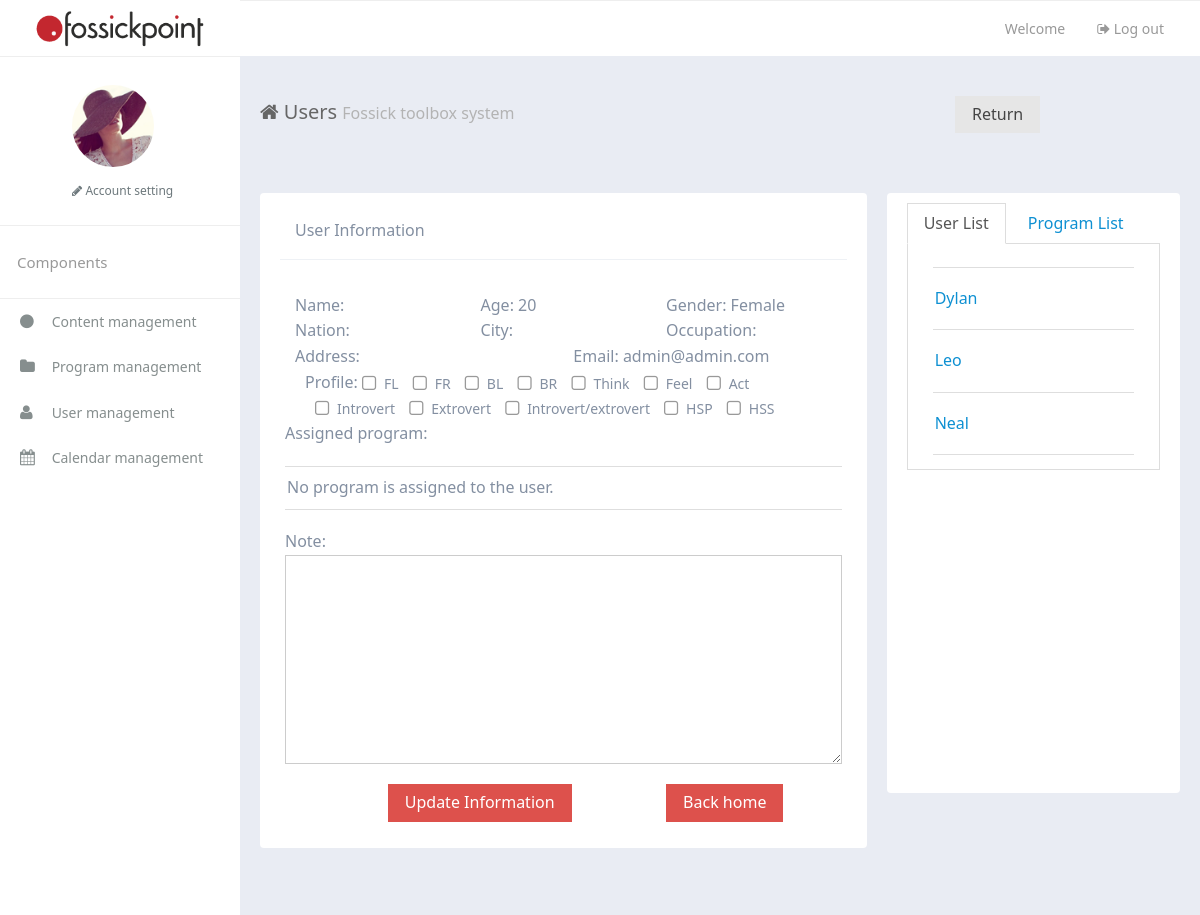
The page /toolbox/user/7/ (signed in) on the database its author committed.
### toolbox/models.py (models this page shows, shortened)
class PersonalInfo(models.Model):
    user = models.ForeignKey(User)
    gender = models.IntegerField(default=0)  #0:male 1:female
    age = models.IntegerField(default=20)
    hobby = models.CharField(max_length=100)
    email = models.EmailField()
    name = models.CharField(max_length=100,default='')
    note = models.CharField(max_length=300,null=True, blank=True)
    nation = models.CharField(max_length=100,null=True, blank=True)
    city = models.CharField(max_length=100,null=True, blank=True)
    occupation = models.CharField(max_length=100,null=True, blank=True)
    address = models.CharField(max_length=200,null=True, blank=True)
    programs = models.ManyToManyField(Program)
    profile = models.ManyToManyField(Profile)

### toolbox/views.py (the view, shortened to what this page needs)
# urls.py: url(r'^user/(?P<userID>[0-9]+)/$', views.user, name="user"),
def user(request,userID=1):
    if 'uuid' in request.session:
        personalInfo = PersonalInfo.objects.get(id=userID)
        studentList = PersonalInfo.objects.filter(user__userType=1)
        programs = personalInfo.programs.all()
        programNameList = []
        for program in programs:
            programNameList.append(program.name)
        programList = Program.objects.exclude(name__in=programNameList)
        return render(request,"toolbox/user.html",{'studentList':studentList, 'programList':programList, 'user':personalInfo})
    else:
        return HttpResponse("You have not login")

### toolbox/templates/toolbox/user.html (shortened to what this page needs)
{% extends 'toolbox/_base.html' %} {% load static %}  {% block title %} Users {% endblock %}
{% block main %}
<div class="row-content am-cf">
        <div class="row am-cf">
            <div class="am-u-sm-12 am-u-md-8">
                <div class="widget am-cf">
                    <div class="widget-head am-cf">
                        <div class="widget-title am-fl">User Information</div>
                    </div>
                    <div class="widget-body am-fr">
                        <form id="userForm" class="am-form">
                            <div class="row userInfo">
                                <div class="am-u-sm-4 am-u-m-2">
                                    Name: {{user.name}}
                                </div>
                                <div class="am-u-sm-4 am-u-m-2">
                                    Age: {{user.age}}
                                </div>
                                <div class="am-u-sm-4 am-u-m-2">
                                    Gender:
                                    {% if user.gender == 0 %}
                                        Male
                                    {% else %}
                                        Female
                                    {% endif %}
                                </div>
                            </div>
                            <div class="row userInfo">
                                <div class="am-u-sm-4 am-u-m-2">
                                    Nation: {{user.nation}}
                                </div>
                                <div class="am-u-sm-4 am-u-m-2">
                                    City: {{user.city}}
                                </div>
                                <div class="am-u-sm-4 am-u-m-2">
                                    Occupation: {{user.occupation}}
                                </div>
                            </div>
                            <div class="row userInfo">
                                <div class="am-u-sm-6 am-u-m-4">
                                    Address: {{user.address}}
                                </div>
                                <div class="am-u-sm-6 am-u-m-4">
                                    Email: {{user.email}}
                                </div>
                            </div>
                            <div class="row userInfo">
                                <div class="am-u-sm-12 am-u-m-12">
                                    <div class="am-u-sm-12">
                                        Profile:
                                        <label class="am-checkbox-inline">
                                            <input type="checkbox" value="FL" data-am-ucheck id="FL1" name="profileCk" >FL
                                        </label>
                                        <label class="am-checkbox-inline">
                                            <input type="checkbox" value="FR" data-am-ucheck id="FR1" name="profileCk">FR
                                        </label>
                                        <label class="am-checkbox-inline">
                                            <input type="checkbox" value="BL" data-am-ucheck id="BL1" name="profileCk">BL
                                        </label>
                                        <label class="am-checkbox-inline">
                                            <input type="checkbox" value="BR" data-am-ucheck id="BR1" name="profileCk">BR
                                        </label>
                                        <label class="am-checkbox-inline">
                                            <input type="checkbox" value="Think" data-am-ucheck id="Think1" name="profileCk">Think
                                        </label>
                                        <label class="am-checkbox-inline">
                                            <input type="checkbox" value="Feel" data-am-ucheck id="Feel1" name="profileCk">Feel
                                        </label>
                                        <label class="am-checkbox-inline">
                                            <input type="checkbox" value="Act" data-am-ucheck id="Act1" name="profileCk">Act
                                        </label>
                                        <label class="am-checkbox-inline">
                                            <input type="checkbox" value="Introvert" data-am-ucheck id="Introvert1" name="profileCk">Introvert
                                        </label>
                                        <label class="am-checkbox-inline">
                                            <input type="checkbox" value="Extrovert" data-am-ucheck id="Extrovert1" name="profileCk">Extrovert
                                        </label>
                                        <label class="am-checkbox-inline">
                                            <input type="checkbox" value="Introvert/extrovert" data-am-ucheck id="Intorvert/extrovert1" name="profileCk">Introvert/extrovert
                                        </label>
                                        <label class="am-checkbox-inline">
                                            <input type="checkbox" value="HSP" data-am-ucheck id="HSP1" name="profileCk">HSP
                                        </label>
                                        <label class="am-checkbox-inline">
                                            <input type="checkbox" value="HSS" data-am-ucheck id="HSS1" name="profileCk">HSS
                                        </label>
                                    </div>
                                </div>
                            </div>
                            <div class="row userInfo">
                                   Assigned program:
                            </div>
                            <div class="row userInfo">
                                <ul class="am-list am-list-static">
                                    {% if user.programs.all %}
                                    {% for program in user.programs.all %}
                                    <li><span><a href="{% url 'programdetail' programID=program.id %}">{{program.name}}</a></span> <button style="margin-left:70%" class="am-btn am-btn-default am-btn-danger" onclick="removeProgram({{program.id}})" type="button">remove</button></li>
                                    {% endfor %}
                                    {% else %}
                                    <li>No program is assigned to the user.</li>
                                    {% endif %}
                                </ul>
                            </div>
                            <div class = "row userInfo">
                                Note: <textarea name="note" id="note" cols="30" rows="10">{{user.note}}</textarea>
                            </div>
                            <div class="row userInfo">
                                <div class="am-u-sm-4 am-u-m-2 am-u-md-offset-2">
                                    <button type="button" name="setting" id="update" class="am-btn am-btn-default am-btn-danger">Update Information</button>
                                </div>
                                <div class="am-u-sm-4 am-u-m-2">
                                    <button type="button" name="program" id="back" class="am-btn am-btn-default am-btn-danger">Back home</button>
                                </div>
                            </div>
                        </form>
                    </div>
                </div>
            </div>
            <div class="am-u-sm-12 am-u-md-4">
                <div class="widget am-cf"  style="height: 600px">
                    <div class="am-tabs" data-am-tabs>
                        <ul class="am-tabs-nav am-nav am-nav-tabs">
                            <li class="am-active"><a href="#tab1">User List</a></li>
                            <li><a href="#tab2">Program List</a></li>
                        </ul>
                    <div class="am-tabs-bd">
                        <div class="am-tab-panel am-fade am-in am-active" id="tab1">
                            <div class="widget-body widget-body-md am-fr">
                                <ul class="am-list am-list-static">
                                    {% if studentList %} {% for student in studentList %}
                                    {% if student.id == user.id %}
                                    <li><a href="{% url 'user' userID=student.id %}"  style="color:red">{{student.name}}</a></li>
                                    {% else %}
                                    <li ><a href="{% url 'user' userID=student.id %}">{{student.name}}</a></li>
                                    {% endif %}
                                    {% endfor %} {% endif %}
                                </ul>
                            </div>
                        </div>
                </div></div>
                </div>
            </div>
        </div>
</div>
    {% endblock %}

### toolbox/static/toolbox/css/app.css (style rules this page uses)
ul, li { list-style: none; padding: 0; margin: 0; }
.row { margin-right: -10px; margin-left: -10px; }
.widget { width: 100%; min-height: 148px; margin-bottom: 20px; border-radius: 0; position: relative; }
.widget-head { width: 100%; padding: 15px; }
.widget-title { font-size: 14px; }
.widget-body { padding: 13px 15px; width: 100%; }
.row-content { padding: 20px; }
.widget-body-md { height: 200px; }
.theme-white { background: #e9ecf3; }
.theme-white .widget-head { border-bottom: 1px solid #eef1f5; }
.theme-white .widget { padding: 10px 20px 13px; background-color: #fff; border-radius: 4px; color: #838FA1; }
.theme-white .widget-title { font-size: 16px; }
@media screen and (min-width: 641px) { [class*=am-u-] { padding-left: 10px; padding-right: 10px; } }

### toolbox/templates/toolbox/user.html (style rules this page uses)
.userInfo { margin-top: 20px; }

### rows shown on the page
PersonalInfo: age "20", email "admin@admin.com"
PersonalInfo: name "Dylan"
PersonalInfo: name "Leo"
PersonalInfo: name "Neal"
